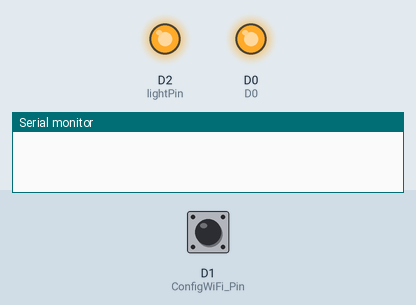
This sketch was run on a simulated ESP8266 (NodeMCU). Parts: output pins drawn as LEDs (lit = HIGH), the last lines printed to the serial monitor. The test bench sets the inputs (shaded band); at power-on: D1 (ConfigWiFi_Pin) HIGH. WiFi joins after 1.5 s; servers stay silent unless stated; the local clock reads 2024-03-15 10:24:30 at power-on unless the sketch sets it.

Above: at 0.1 s.
At 3.6 s:
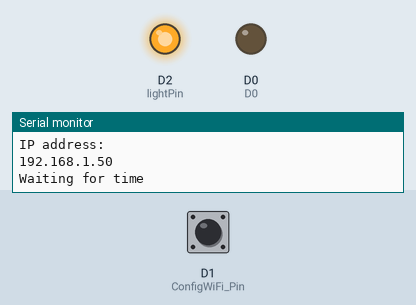
At 23.8 s:
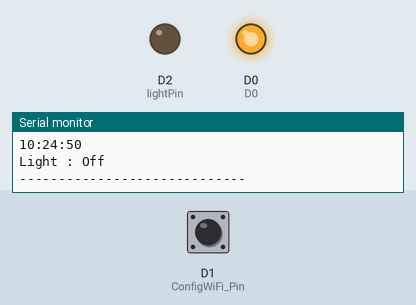
At 40.6 s:
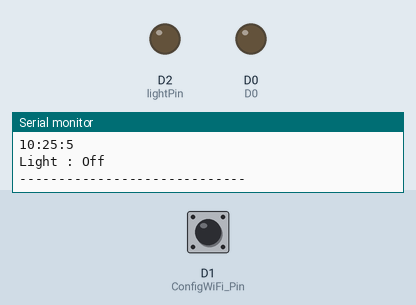
Timing chart, 0 to 41.5 s (numbered marks = the images above):
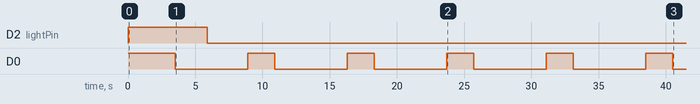

Measured:
- by itself, D2 (lightPin): HIGH → LOW at 5.9 s
- by itself, D0: alternates HIGH for 2.0 s and LOW for 5.4 s

The sketch:

smartLight.ino
```cpp
#include <ESP8266WiFi.h>    //https://github.com/esp8266/Arduino
#include <DNSServer.h>
#include <ESP8266WebServer.h>
#include <WiFiManager.h>     //https://github.com/tzapu/WiFiManager
#include <ESP8266HTTPClient.h>
#include <time.h>
// set pin numbers:
#define D0 16             // USER LED Wake
#define ledPin  D0
#define D2 4
#define lightPin  D2
#define D1 5
#define ConfigWiFi_Pin D1
#define ESP_AP_NAME "Smart Light"


int light;
int motion;
int timezone = 7 * 3600;                    //ตั้งค่า TimeZone ตามเวลาประเทศไทย
int dst = 0;
void setup()
{
  // initialize pin D0 as an output.
  pinMode(ledPin, OUTPUT);
  pinMode(lightPin, OUTPUT);
  pinMode(ConfigWiFi_Pin,INPUT_PULLUP);


  Serial.begin(115200);
  Serial.setDebugOutput(true);
  digitalWrite(ledPin,HIGH);//Turn on the LED
  digitalWrite(lightPin,HIGH);
  //WiFiManager
  //Local intialization. Once its business is done, there is no need to keep it around
  WiFiManager wifiManager;
  if(digitalRead(ConfigWiFi_Pin) == LOW) // Press button
  {
    wifiManager.resetSettings(); // go to ip 192.168.4.1 to config
    digitalWrite(D0,LOW);
  }
  //fetches ssid and password from EEPROM and tries to connect
  //if it does not connect, it starts an access point with the specified name
  //and goes into a blocking loop awaiting configuration
  wifiManager.autoConnect(ESP_AP_NAME);
  while (WiFi.status() != WL_CONNECTED)
  {
     delay(250);
     Serial.print(".");
  }
  Serial.println("WiFi connected");
  Serial.println("IP address: ");
  Serial.println(WiFi.localIP());
  digitalWrite(ledPin,HIGH);

  configTime(timezone, dst, "pool.ntp.org", "time.nist.gov");     //ดึงเวลาจาก Server
    Serial.println("\nWaiting for time");
    while (!time(nullptr)) {
      Serial.print(".");
      delay(1000);
    }
    Serial.println("");

}
void loop()
{
 digitalWrite(D0, HIGH);  // turn off the LED
 delay(2000);             // wait for two seconds
 digitalWrite(D0, LOW);   // turn on the LED
 delay(2000);             // wait for two seconds
 lightsensor();
 motionsensor();
 Time();
 Serial.println("-----------------------------");
 delay(2000);
}

void lightsensor(){
    if (WiFi.status() == WL_CONNECTED) {
    HTTPClient http;
    http.begin("http://203.154.83.137/SmartRoom/lightsensor.php");
    int httpCode = http.GET();
    //Serial.println(httpCode);
    if (httpCode > 0) {
    String readlight = http.getString();
    light = readlight.toInt();
    Serial.print("Light : ");
    Serial.println(light);
    }
    http.end();
    }
}

void motionsensor(){
  if (WiFi.status() == WL_CONNECTED) {
    HTTPClient http;
    http.begin("http://203.154.83.137/SmartRoom/motionSersor.php");
    int httpCode = http.GET();
    //Serial.println(httpCode);
    if (httpCode > 0) {
    String readmotion = http.getString();
    motion = readmotion.toInt();
    Serial.print("Motion : ");
    Serial.println(motion);
    }
    http.end();
    }
  }

  void Time(){
    configTime(timezone, dst, "pool.ntp.org", "time.nist.gov");    //ดีงเวลาปัจจุบันจาก Server อีกครั้ง
    time_t now = time(nullptr);
    struct tm* p_tm = localtime(&now);
    Serial.println(ctime(&now));
    Serial.print(p_tm->tm_hour);Serial.print(":");
    Serial.print(p_tm->tm_min);Serial.print(":");
    Serial.println(p_tm->tm_sec);
    if(p_tm->tm_hour >= 7 and p_tm->tm_hour <= 16 ){
      if(light <= 200){
        digitalWrite(lightPin,LOW);
        Serial.println("Light : Off");
        }
      }else if(p_tm->tm_hour >= 0 and p_tm->tm_hour < 7 ){
        if(motion == 1){
          digitalWrite(lightPin,LOW);
          Serial.println("Light : On");
          }else{
            digitalWrite(lightPin,HIGH);
            Serial.println("Light : Off");
            }
        }
    delay(1000);
    }
```
